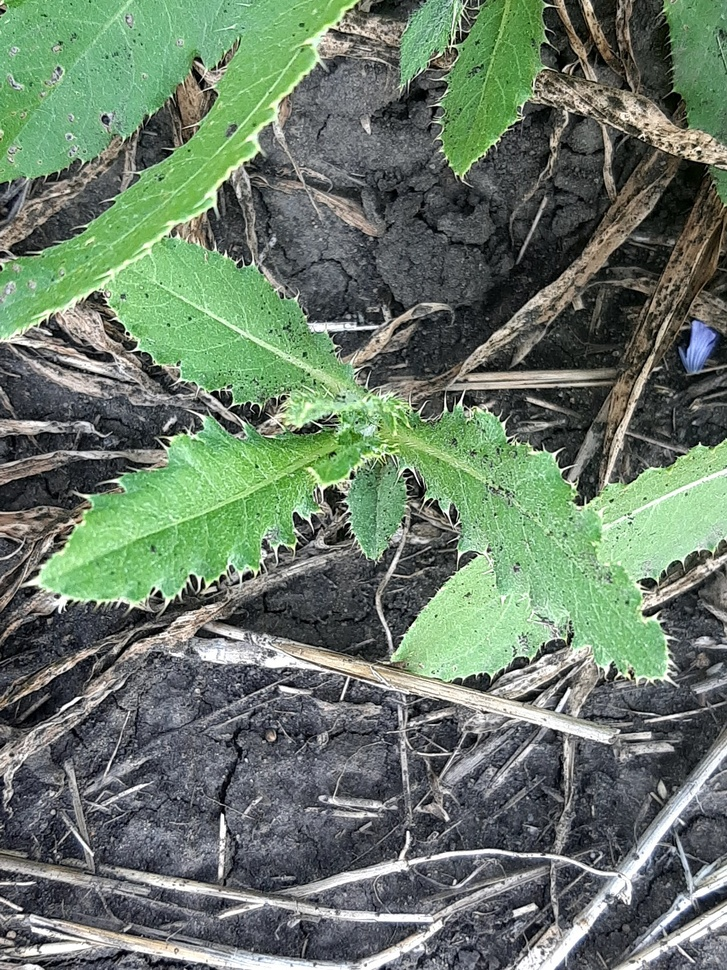
#> input picture Exampl/Sornyak/Bodyan/Rozetka/006889_a4053894-a62a-41b6-bc5d-0a50024e833f.jpg, 727 x 970 px, shrunk from 1200 x 1600 before the run
$ python -i segmentation.py   (imports and definitions only)
#> lines starting #> are read from the running program, lines starting #| are printed output that depends on the picture; after the words box and inside, x2 and y2 are one past the last pixel; in counts of white or black regions, pixels touching at a corner belong together
"""
Сегментация растительности на фото поля с дрона.

Идея: на кадрах с дрона почва тёмная и слабо насыщена зелёным, а листья
растений (и культуры, и сорняков) заметно зеленее. Поэтому вместо тяжёлой
нейросети для первого прохода используется классический вегетационный
индекс Excess Green (ExG) + адаптивная бинаризация (Otsu) — это быстро,
не требует обучения и работает прямо "из коробки" на любых новых снимках.

После бинаризации ищутся связные компоненты (отдельные кустики/розетки),
которые дальше передаются в классификатор (pipeline/classifier.py) для
определения вида и стадии.
"""

from __future__ import annotations

from dataclasses import dataclass

import cv2
import numpy as np


@dataclass
class Blob:
    """Один найденный на фото растительный объект-кандидат."""

    bbox: tuple[int, int, int, int]  # x, y, w, h в пикселях исходного фото
    mask: np.ndarray  # бинарная маска объекта размером с bbox (uint8, 0/255)
    area_px: int
    contour: np.ndarray


def excess_green_mask(bgr: np.ndarray, blur_ksize: int = 5) -> np.ndarray:
    """Строит бинарную маску растительности по индексу Excess Green (ExG).

    ExG = 2*G - R - B, нормализованный по каналам. Работает устойчиво на
    открытой почве, т.к. у голой земли каналы R/G/B близки друг к другу,
    а у листвы канал G заметно доминирует.
    """
    img = bgr.astype(np.float32)
    b, g, r = img[:, :, 0], img[:, :, 1], img[:, :, 2]
    total = r + g + b + 1e-6
    r_n, g_n, b_n = r / total, g / total, b / total

    exg = 2 * g_n - r_n - b_n
    exg_norm = cv2.normalize(exg, None, 0, 255, cv2.NORM_MINMAX).astype(np.uint8)

    if blur_ksize > 1:
        exg_norm = cv2.GaussianBlur(exg_norm, (blur_ksize, blur_ksize), 0)

    _, mask = cv2.threshold(exg_norm, 0, 255, cv2.THRESH_BINARY + cv2.THRESH_OTSU)

    # Убираем мелкий шум и склеиваем разорванные листья одного растения.
    kernel_open = cv2.getStructuringElement(cv2.MORPH_ELLIPSE, (3, 3))
    kernel_close = cv2.getStructuringElement(cv2.MORPH_ELLIPSE, (9, 9))
    mask = cv2.morphologyEx(mask, cv2.MORPH_OPEN, kernel_open, iterations=1)
    mask = cv2.morphologyEx(mask, cv2.MORPH_CLOSE, kernel_close, iterations=2)

    return mask


def find_plant_blobs(
    bgr: np.ndarray,
    min_area_frac: float = 0.0008,
    max_area_frac: float = 0.5,
    pad_frac: float = 0.15,
) -> list[Blob]:
    """Находит на фото поля отдельные кустики растительности.

    min_area_frac / max_area_frac — доля площади кадра, отсекающая шум
    (пылинки, солому) и слишком крупные объекты (если в кадр случайно
    попал большой сорняк почти на весь кадр — такое тоже оставляем, но
    предохранитель от объединения "всё поле в один blob" нужен).
    """
    h, w = bgr.shape[:2]
    frame_area = h * w
    mask = excess_green_mask(bgr)

    contours, _ = cv2.findContours(mask, cv2.RETR_EXTERNAL, cv2.CHAIN_APPROX_SIMPLE)

    blobs: list[Blob] = []
    for cnt in contours:
        area = cv2.contourArea(cnt)
        if area < min_area_frac * frame_area or area > max_area_frac * frame_area:
            continue

        x, y, bw, bh = cv2.boundingRect(cnt)

        # Небольшой отступ вокруг найденного объекта, чтобы в вырезанный
        # патч попали кончики листьев целиком (важно для классификации).
        pad = int(max(bw, bh) * pad_frac)
        x0, y0 = max(0, x - pad), max(0, y - pad)
        x1, y1 = min(w, x + bw + pad), min(h, y + bh + pad)

        local_mask = np.zeros((y1 - y0, x1 - x0), dtype=np.uint8)
        shifted = cnt - [x0, y0]
        cv2.drawContours(local_mask, [shifted], -1, 255, thickness=cv2.FILLED)

        blobs.append(
            Blob(
                bbox=(x0, y0, x1 - x0, y1 - y0),
                mask=local_mask,
                area_px=int(area),
                contour=cnt,
            )
        )

    # Крупные объекты обычно интереснее для демонстрации — но сортируем
    # по площади, чтобы в UI/CSV сначала шли самые заметные экземпляры.
    blobs.sort(key=lambda b: b.area_px, reverse=True)
    return blobs


# [29 lines left out: function segment_reference_plant, not called in this run]

>>> import cv2
>>> picture = cv2.imread('../Exampl/Sornyak/Bodyan/Rozetka/006889_a4053894-a62a-41b6-bc5d-0a50024e833f.jpg')
#> picture is the input picture: shape (970, 727, 3); mean B, G, R 105, 122.5, 105.8
>>> result = find_plant_blobs(picture)
#> in excess_green_mask, `total = r + g + b + 1e-6`:
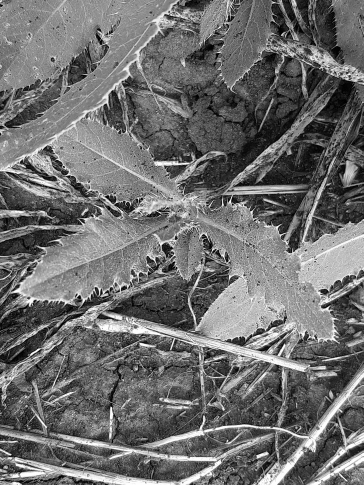
#> total: shape (970, 727) float32 (shown at 1/2 size); min 1e-06, max 765, mean 333.3; drawn with min black and max white
#> in excess_green_mask, `r_n, g_n, b_n = r / total, g / total, b / total`:
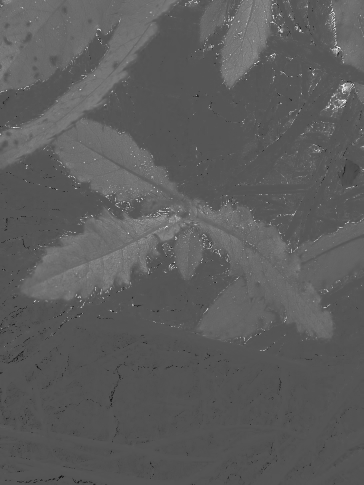
#> g_n: shape (970, 727) float32 (shown at 1/2 size); min 0, max 1, mean 0.364
#> in excess_green_mask, `r_n, g_n, b_n = r / total, g / total, b / total`:
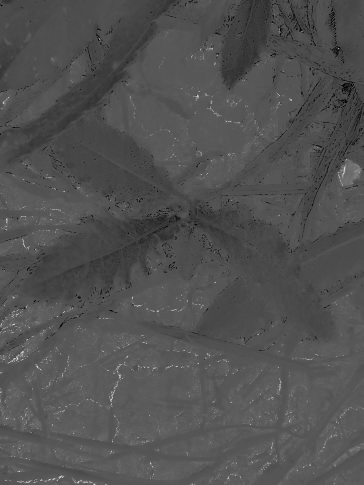
#> b_n: shape (970, 727) float32 (shown at 1/2 size); min 0, max 1, mean 0.321
#> in excess_green_mask, `_, mask = cv2.threshold(exg_norm, 0, 255, cv2.THRESH_BINARY + cv2.THRE..`:
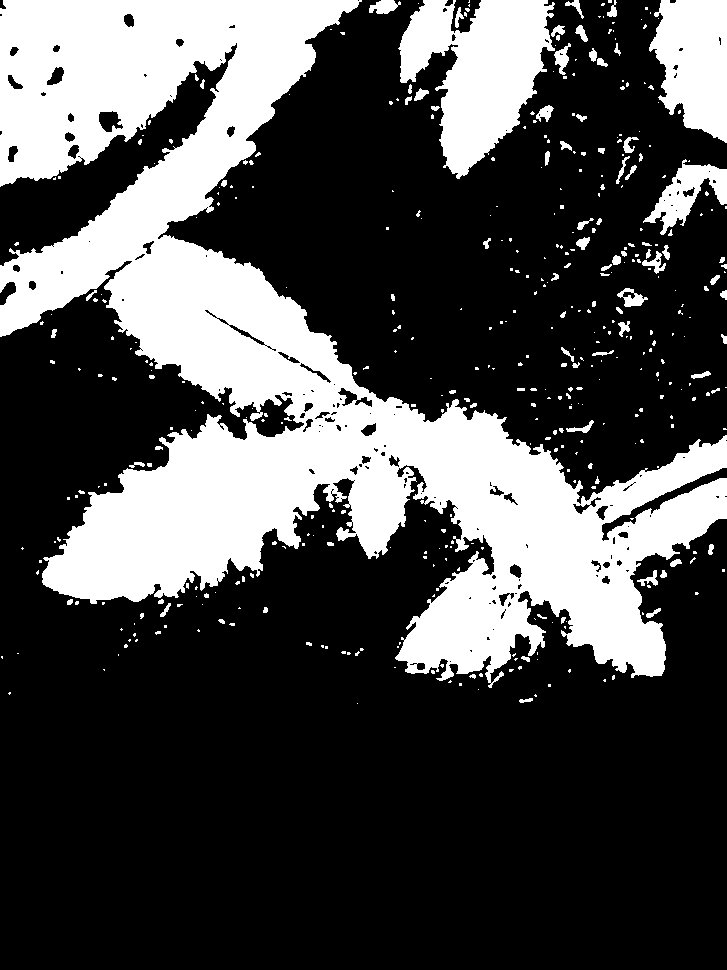
#> mask: shape (970, 727); 29.6% white; 437 white regions (347 under 20 px), largest, box (x1, y1, x2, y2) and area: (0, 0, 727, 688) 174300, (398, 0, 555, 179) 15791, (649, 0, 727, 143) 8298
#> in excess_green_mask, `mask = cv2.morphologyEx(mask, cv2.MORPH_CLOSE, kernel_close, iteration..`:
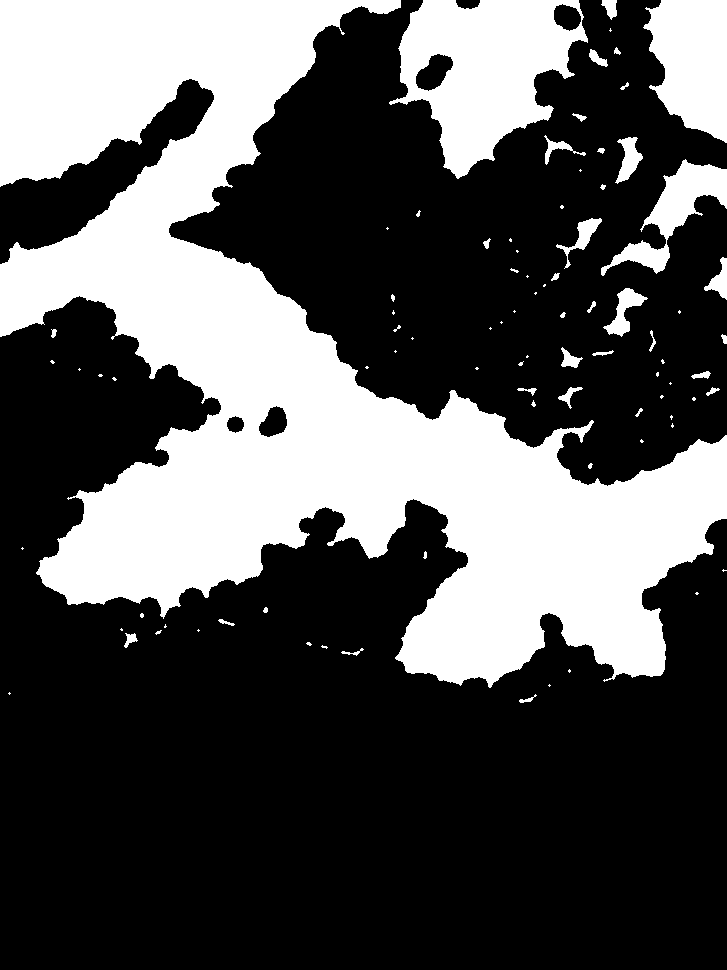
#> mask: shape (970, 727); 33.2% white; 87 white regions (47 under 20 px)
#> in find_plant_blobs, `contours, _ = cv2.findContours(mask, cv2.RETR_EXTERNAL, cv2.CHAIN_APPR..`: contours = 87 contours, 57 with area under 20; largest, box (x1, y1, x2, y2) and area: (0, 0, 727, 688) 194418, (389, 0, 588, 179) 20838, (643, 0, 727, 143) 8693, (601, 159, 727, 276) 4082, (603, 288, 648, 337) 735
#> the loop in find_plant_blobs, `for cnt in contours:` made 87 passes
#> area on passes 1, 5, 8, 13, 28, 29, 30, 35: 34.5, 31, 82, 32, 42, 37.5, 128, 71
#> after the loop in find_plant_blobs, `for cnt in contours:`:
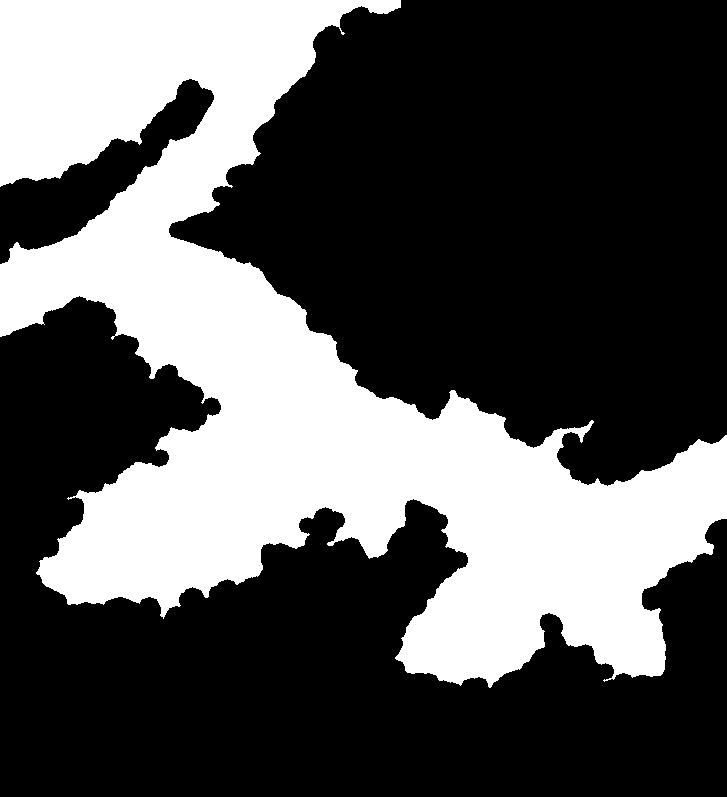
#> local_mask: shape (797, 727); 34% white; 1 white region, box (x1, y1, x2, y2) and area: (0, 0, 727, 688) 196723
#> after the loop in find_plant_blobs, `for cnt in contours:`: blobs = 6 items
#> result = 6 items

$ run again, on Exampl/Sornyak/Bodyan/Rozetka/006892_065f0802-99f2-4293-853c-86c91d07d815.jpg
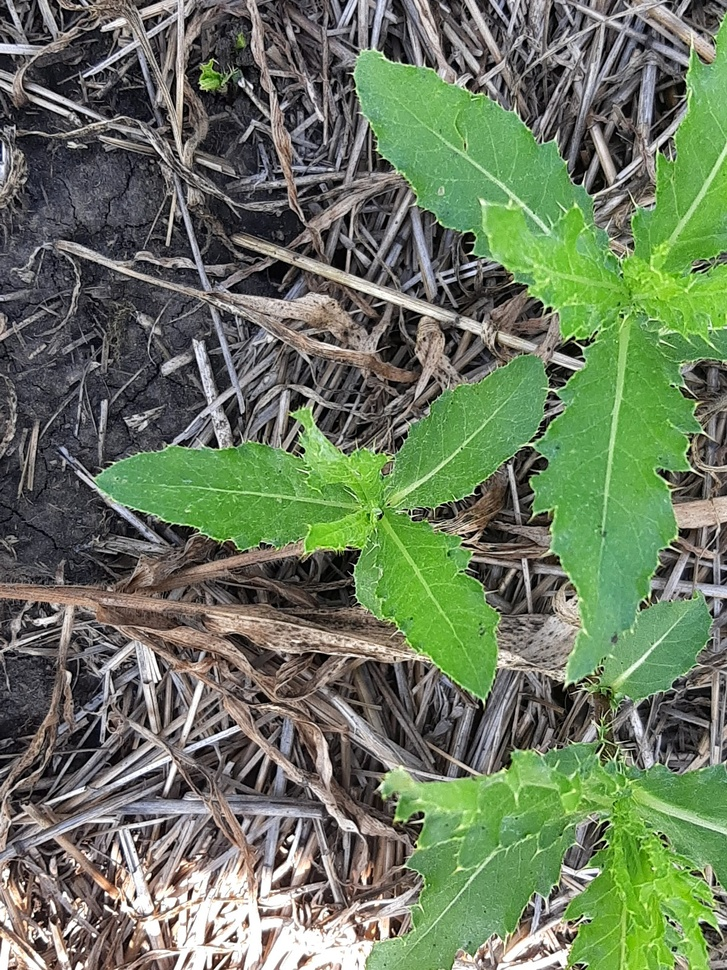
#> input picture Exampl/Sornyak/Bodyan/Rozetka/006892_065f0802-99f2-4293-853c-86c91d07d815.jpg, 727 x 970 px, shrunk from 1200 x 1600 before the run
#> picture is the input picture: shape (970, 727, 3); mean B, G, R 94.7, 120.9, 106.6
#> in excess_green_mask, `mask = cv2.morphologyEx(mask, cv2.MORPH_CLOSE, kernel_close, iteration..`:
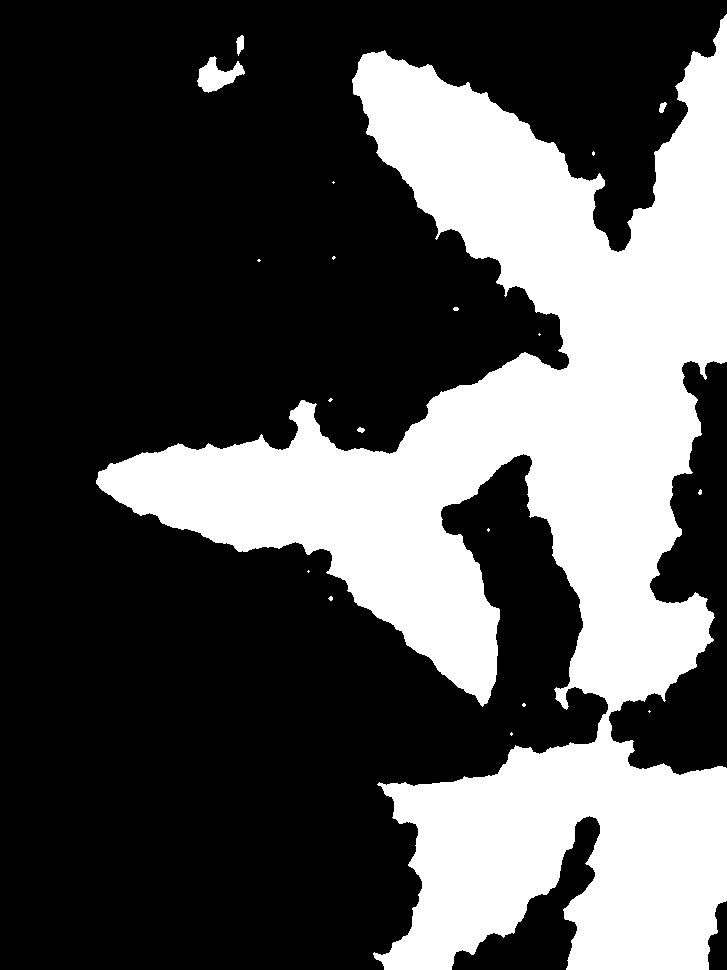
#> mask: shape (970, 727); 32.2% white; 19 white regions (13 under 20 px)
#> contours = 19 contours, 14 with area under 20; largest, box (x1, y1, x2, y2) and area: (96, 14, 727, 970) 222836, (197, 56, 245, 93) 826, (236, 35, 244, 56) 90, (659, 102, 667, 113) 42, (357, 427, 365, 433) 23
#> the loop in find_plant_blobs, `for cnt in contours:` made 19 passes
#> area on passes 8, 16, 18: 23, 42.5, 90.5
#> after the loop in find_plant_blobs, `for cnt in contours:`:
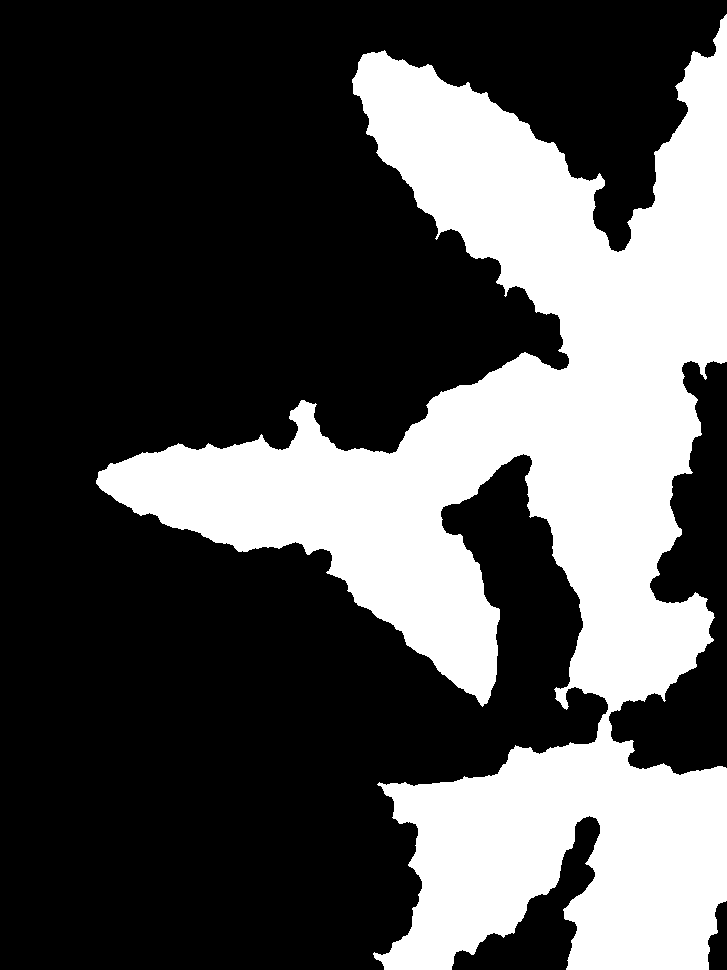
#> local_mask: shape (970, 727); 32% white; 1 white region, box (x1, y1, x2, y2) and area: (96, 14, 727, 970) 225487
#> after the loop in find_plant_blobs, `for cnt in contours:`: blobs = 2 items

$ run again, on Exampl/Sornyak/Bodyan/Rozetka/007112_bc95b1e8-8760-4c88-ae90-a3d3a00ad26b.jpg
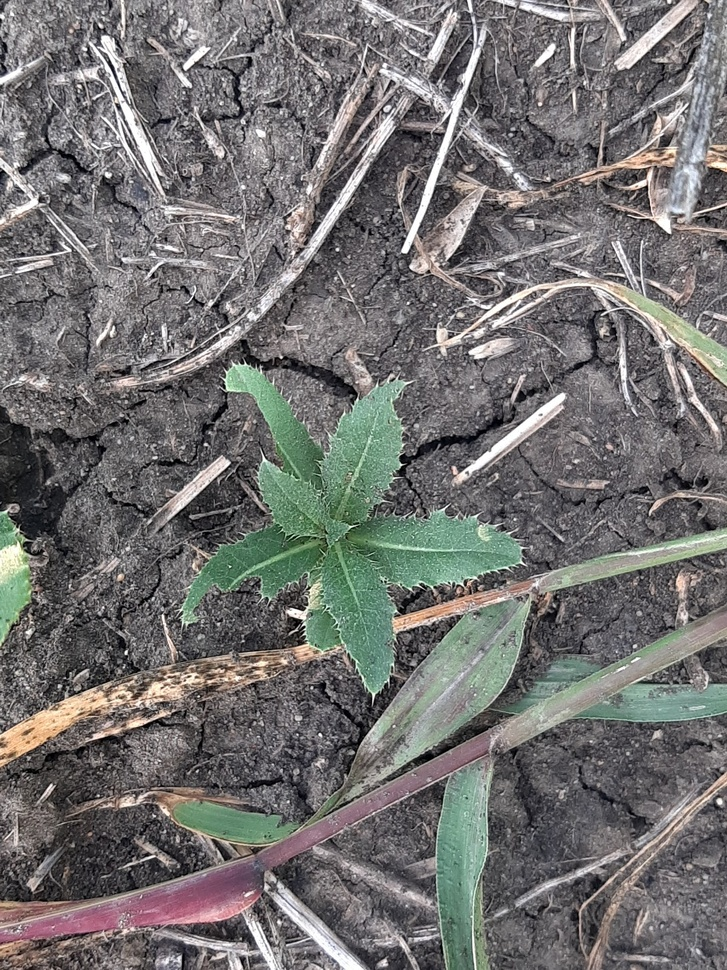
#> input picture Exampl/Sornyak/Bodyan/Rozetka/007112_bc95b1e8-8760-4c88-ae90-a3d3a00ad26b.jpg, 727 x 970 px, shrunk from 1200 x 1600 before the run
#> picture is the input picture: shape (970, 727, 3); mean B, G, R 111.7, 112.8, 113.8
#> in excess_green_mask, `mask = cv2.morphologyEx(mask, cv2.MORPH_CLOSE, kernel_close, iteration..`:
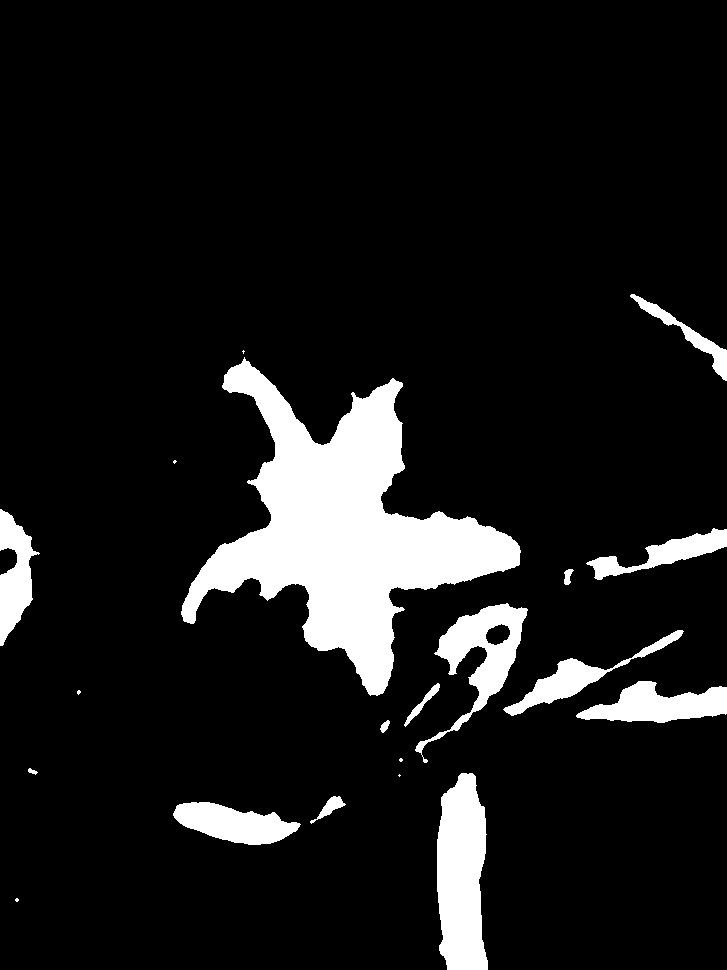
#> mask: shape (970, 727); 10.3% white; 20 white regions (6 under 20 px)
#> contours = 20 contours, 6 with area under 20; largest, box (x1, y1, x2, y2) and area: (181, 357, 521, 696) 41666, (437, 773, 488, 970) 7896, (415, 603, 528, 763) 4993, (576, 681, 727, 723) 3547, (173, 802, 301, 845) 3236
#> the loop in find_plant_blobs, `for cnt in contours:` made 20 passes
#> (area, x, y, bw, bh, pad, x0, y0) on passes 2, 5, 11, 12, 13, 15, 16, 18: (3236.5, 173, 802, 128, 43, 19, 154, 783), (7895.5, 437, 773, 51, 197, 29, 408, 744), (3547, 576, 681, 151, 42, 22, 554, 659), (2482.5, 503, 630, 181, 86, 27, 476, 603), (4993, 415, 603, 113, 160, 24, 391, 579), (2198, 586, 528, 141, 52, 21, 565, 507), (2736, 0, 509, 40, 137, 20, 0, 489), (41665.5, 181, 357, 340, 339, 51, 130, 306)
#> after the loop in find_plant_blobs, `for cnt in contours:`:
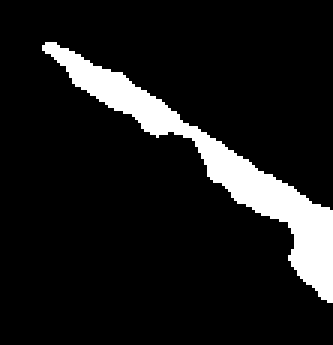
#> local_mask: shape (115, 111) (shown 3 times larger); 10.5% white; 1 white region, box (x1, y1, x2, y2) and area: (14, 14, 111, 101) 1335
#> after the loop in find_plant_blobs, `for cnt in contours:`: blobs = 9 items
